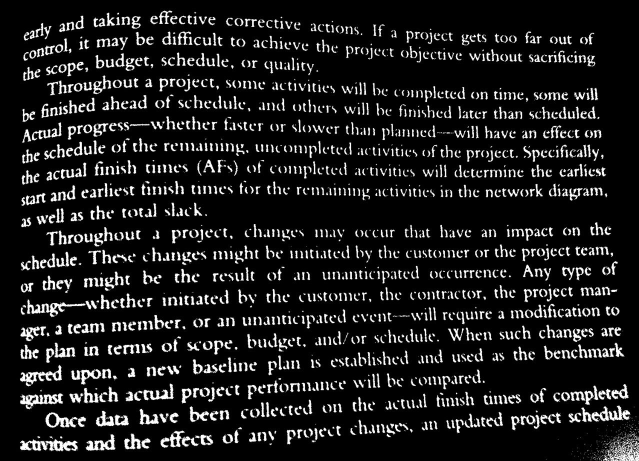
#> input picture extracttext/images/test1.jpg, 1278 x 922 px (shown at 1/2 size)
$ python -i preprocessing.py   (imports and definitions only)
#> lines starting #> are read from the running program, lines starting #| are printed output that depends on the picture; after the words box and inside, x2 and y2 are one past the last pixel; in counts of white or black regions, pixels touching at a corner belong together
#> in preprocess_image, img is the input picture: shape (922, 1278, 3); min 0, max 255, mean 30.4
import cv2

def adaptive_rescale_image(image, target_size=(800, 600)):
    # Get the current size of the image
#> called with target_size = (800, 600)
    current_height, current_width = image.shape[:2]
#> current_height = 922; current_width = 1278

    # Calculate the aspect ratio of the image
    aspect_ratio = current_width / current_height
#> aspect_ratio = 1.39

    # Calculate the target width and height based on the aspect ratio
    target_width, target_height = target_size
    if aspect_ratio > 1:  # Landscape orientation
        new_width = target_width
        new_height = int(new_width / aspect_ratio)
#> new_height = 577
    else:  # Portrait or square orientation
        new_height = target_height
        new_width = int(new_height * aspect_ratio)

    # Resize the image using bilinear interpolation
    resized_image = cv2.resize(image, (new_width, new_height), interpolation=cv2.INTER_LINEAR)
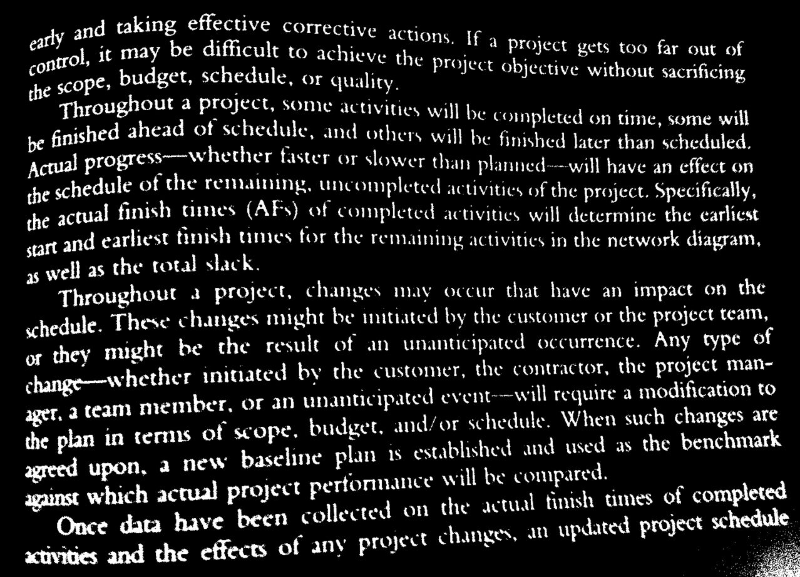
#> resized_image: shape (577, 800, 3); min 0, max 255, mean 30.4

    return resized_image

def preprocess_image(image_path):
    # Load the image
    img = cv2.imread(image_path)

    # Adaptive rescaling
    img = adaptive_rescale_image(img)

    # Convert the image to grayscale
    gray = cv2.cvtColor(img, cv2.COLOR_BGR2GRAY)

    # Apply adaptive thresholding
    _, threshold = cv2.threshold(gray, 0, 255, cv2.THRESH_BINARY_INV + cv2.THRESH_OTSU)
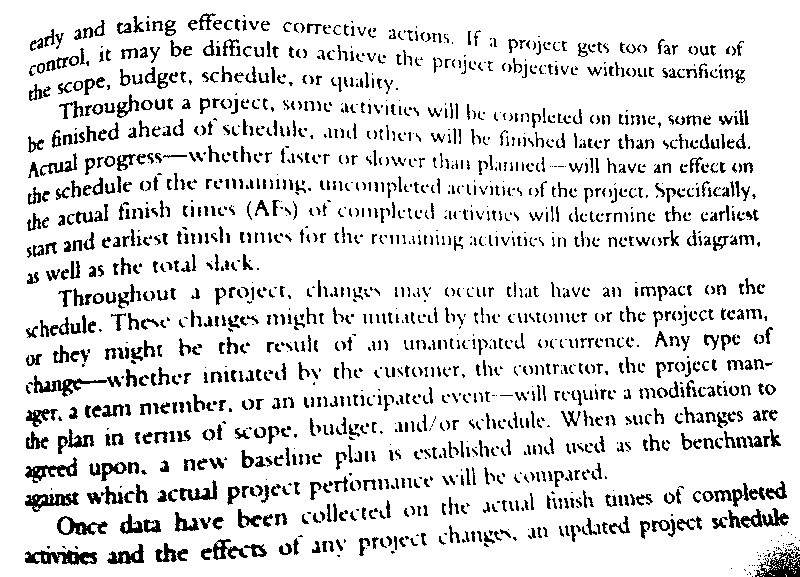
#> threshold: shape (577, 800); 87.6% white; black in thin lines or dots

    # Apply Gaussian blur
    blurred = cv2.GaussianBlur(threshold, (1, 1), 0)

    return blurred

'''
# Test Processed Image Quality
image_path = "C:\\Users\\biboy\\Desktop\\Underwrting Ai\\Underwriting_project\\extracttext\\images\\test2.png"
cv2.imshow("Preprocessed Image", preprocess_image(image_path))
cv2.waitKey(0)
cv2.destroyAllWindows()
'''

>>> result = preprocess_image('../images/test1.jpg')

$ run again, on extracttext/images/test3.jpg
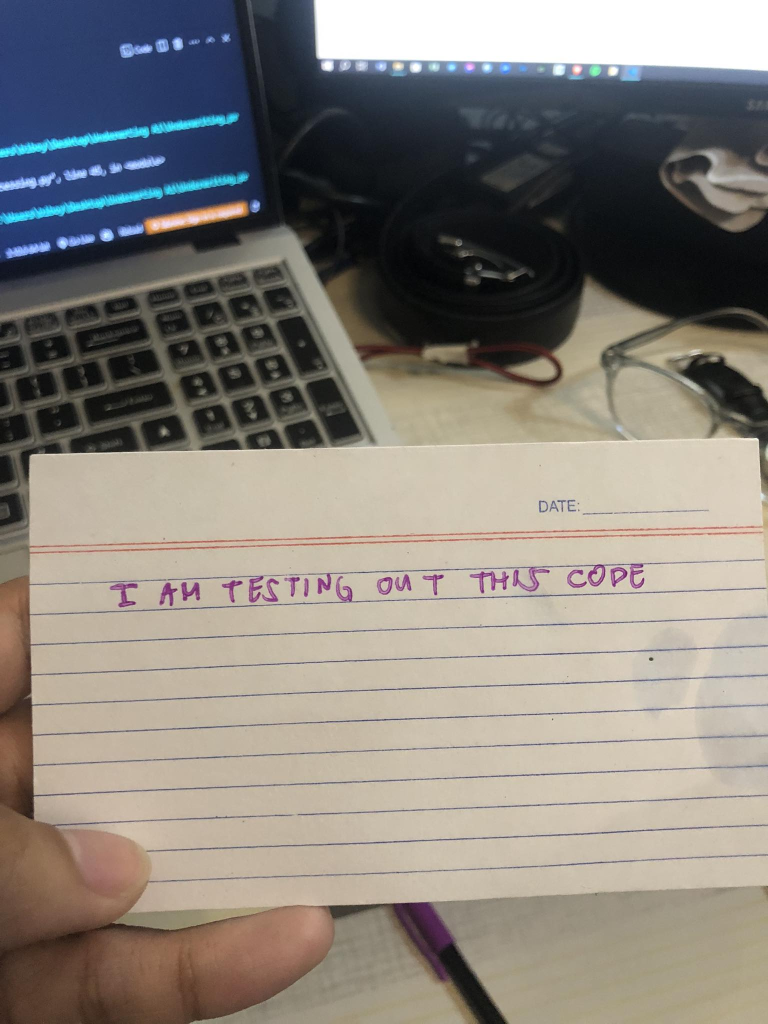
#> input picture extracttext/images/test3.jpg, 1536 x 2048 px (shown at 1/2 size)
#> in preprocess_image, img is the input picture: shape (2048, 1536, 3); mean B, G, R 124.2, 131.3, 137
#> in preprocess_image, `gray = cv2.cvtColor(img, cv2.COLOR_BGR2GRAY)`:
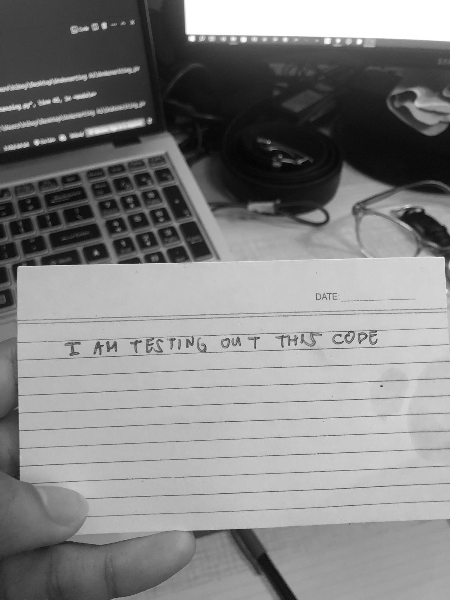
#> gray: shape (600, 450); min 2, max 255, mean 132.1
#> in preprocess_image, `_, threshold = cv2.threshold(gray, 0, 255, cv2.THRESH_BINARY_INV + cv2..`:
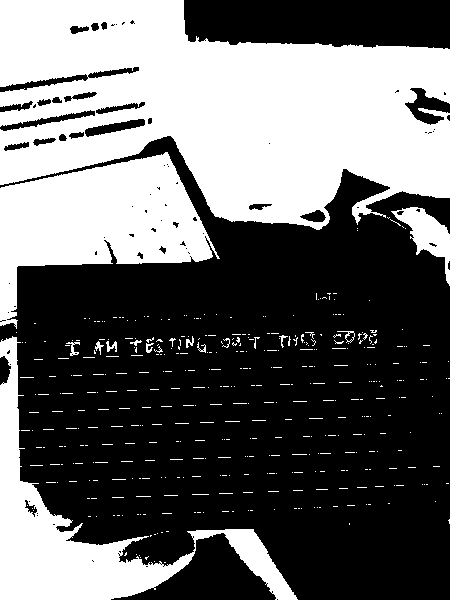
#> threshold: shape (600, 450); 40.3% white; 420 white regions (404 under 20 px), largest, box (x1, y1, x2, y2) and area: (0, 0, 450, 230) 68760, (0, 152, 220, 329) 19360, (0, 336, 298, 600) 16463
